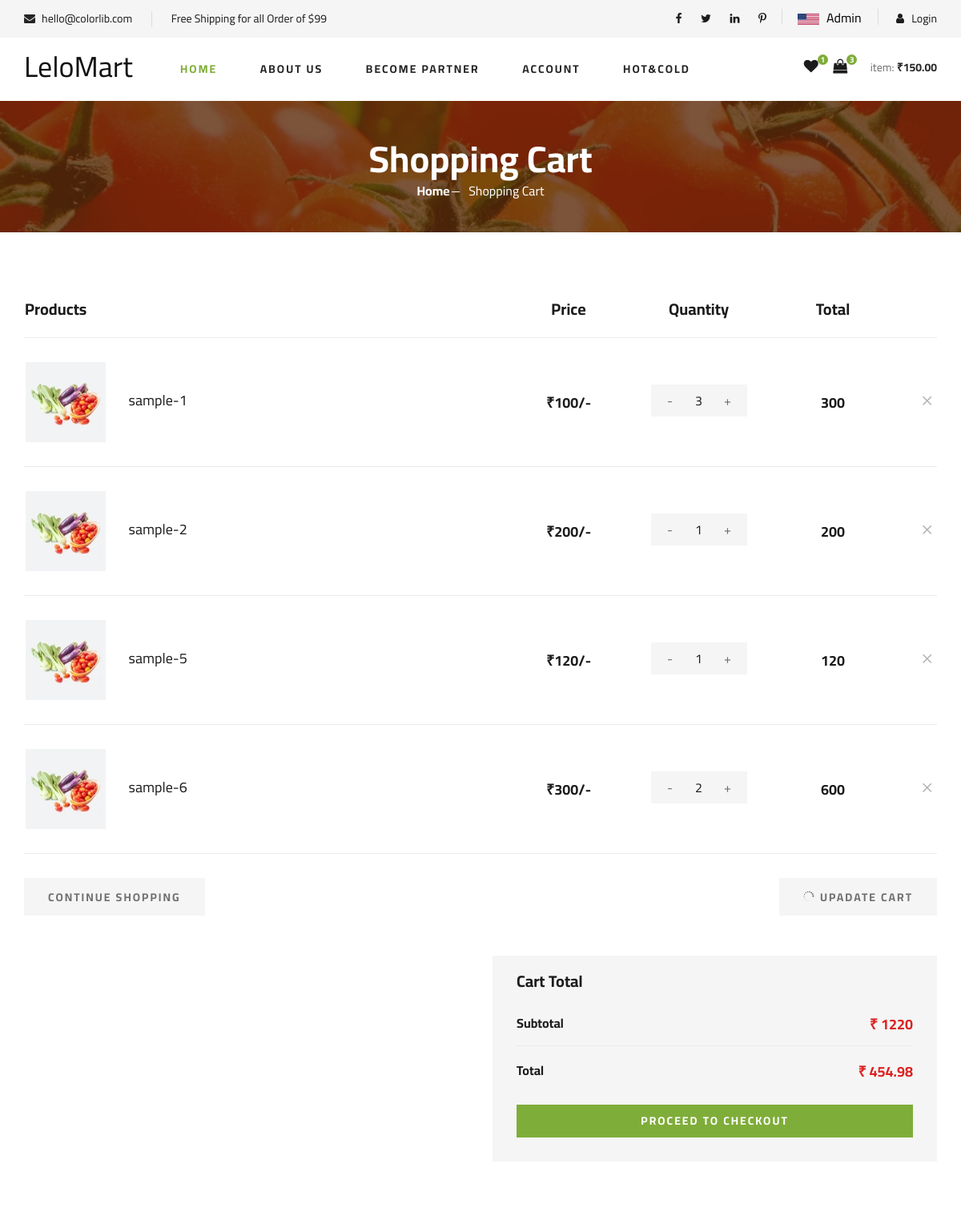
The page /recipt (signed in, upper part) on the database as committed earlier.
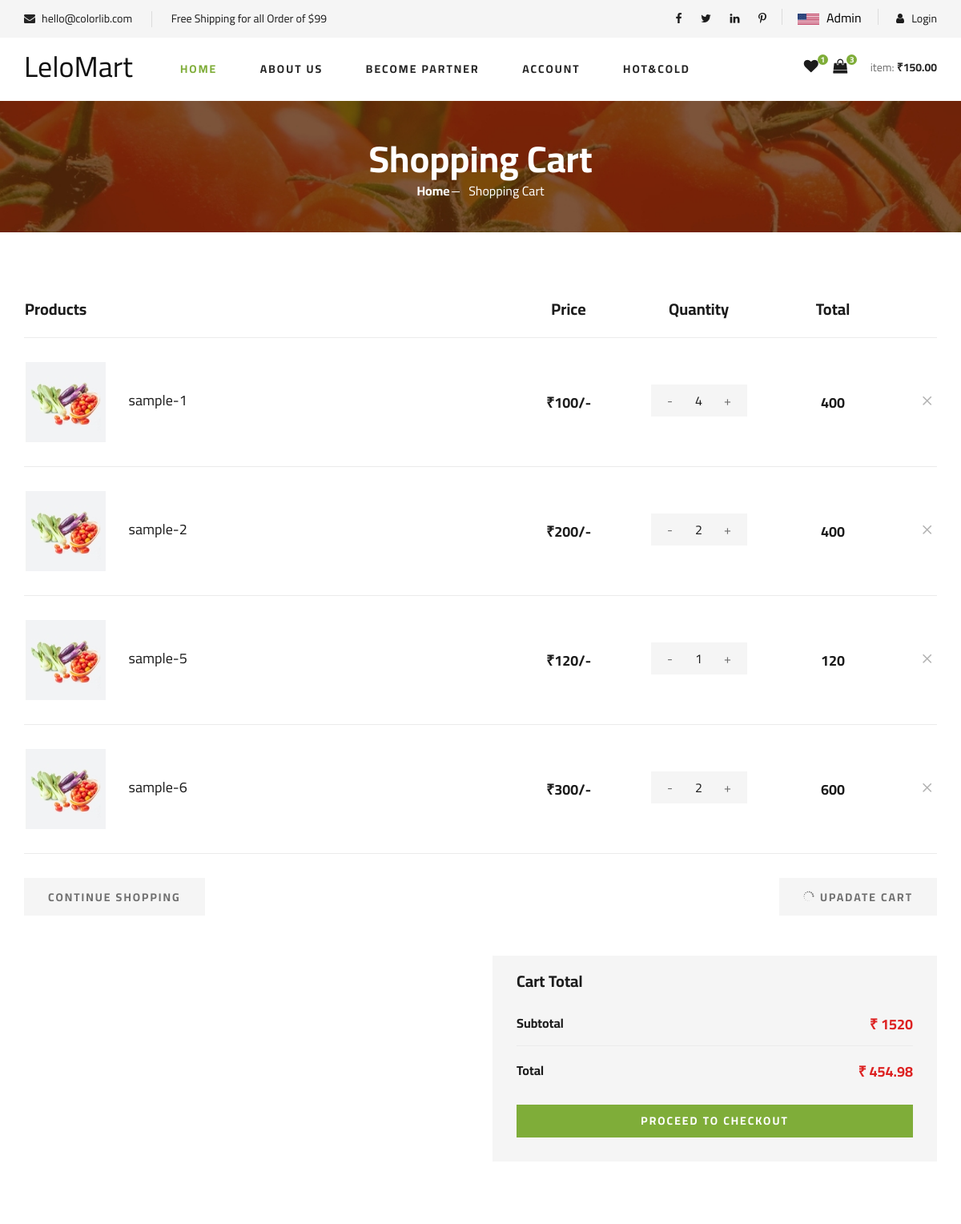
The same page on the database as committed later.
### basic/models.py (models this page shows, shortened)
class OrderItem(models.Model):
    user = models.ForeignKey(User , on_delete=models.CASCADE)
    item = models.ForeignKey(Item , on_delete=models.CASCADE)
    ordered = models.BooleanField(default=False)
    quantity = models.IntegerField(default=1)
    def get_total(self):
        return self.item.price * self.quantity

class Item(models.Model):
    name = models.CharField(max_length=1000 )
    price = models.IntegerField(default=0)
    rating = models.FloatField(default=0)
    desc = models.TextField(null=True , blank=True)
    pTime = models.IntegerField(default=0)
    category = models.ForeignKey(Category , on_delete=models.CASCADE)

class Order(models.Model):
    ordered_date = models.DateTimeField(auto_now_add=True)
    ordered = models.BooleanField(default=False)
    user = models.ForeignKey(User , on_delete=models.CASCADE)
    items = models.ManyToManyField(OrderItem )
    def get_final_price(self):
        total = 0
        for i in self.items.all():
            total = total + i.get_total()
        return total

### basic/views.py (the view)
# urls.py: path('recipt' , views.recipt , name='recipt'),
def recipt(request):
    if request.user.is_authenticated:
        order = Order.objects.filter(user = request.user , ordered=False).first()
    else:
        order = None
    params = {
        'order': order
    }
    return render(request , 'basic/cart.html', params)

### basic/templates/basic/cart.html (shortened to what this page needs)
{% extends 'basic/base.html' %}
{% load static %}
{% block content %}
<section class="breadcrumb-section set-bg" data-setbg="{% static 'img/breadcrumb.jpg' %}">
        <div class="container">
            <div class="row">
                <div class="col-lg-12 text-center">
                    <div class="breadcrumb__text">
                        <h2>Shopping Cart</h2>
                        <div class="breadcrumb__option">
                            <a href="{% url 'homepage' %}">Home</a>
                            <span>Shopping Cart</span>
                        </div>
                    </div>
                </div>
            </div>
        </div>
    </section>
    <section class="shoping-cart spad">
        <div class="container">
            <div class="row">
                <div class="col-lg-12">
                    <div class="shoping__cart__table">
                        <table>
                            <thead>
                                <tr>
                                    <th class="shoping__product">Products</th>
                                    <th>Price</th>
                                    <th>Quantity</th>
                                    <th>Total</th>
                                    <th></th>
                                </tr>
                            </thead>
                            <tbody>
                            {% for i in order.items.all %}
                                <tr>
                                    <td class="shoping__cart__item">
                                        <img src="img/cart/cart-1.jpg" alt="">
                                        <h5>{{i.item.name}}</h5>
                                    </td>
                                    <td class="shoping__cart__price">
                                         ₹{{i.item.price}}/-
                                    </td>
                                    <td class="shoping__cart__quantity">
                                        <div class="quantity">
                                            <div class="pro-qty">
                                                <input type="text" value="{{i.quantity}}">
                                            </div>
                                        </div>
                                    </td>
                                    <td class="shoping__cart__total">
                                        {{i.get_total}}
                                    </td>
                                    <td class="shoping__cart__item__close">
                                        <span class="icon_close"></span>
                                    </td>
                                </tr>
                            {% endfor %}
                            </tbody>
                        </table>
                    </div>
                </div>
            </div>
            <div class="row">
                <div class="col-lg-12">
                    <div class="shoping__cart__btns">
                        <a href="{% url 'homepage' %}" class="primary-btn cart-btn">CONTINUE SHOPPING</a>
                        <a href="#" class="primary-btn cart-btn cart-btn-right"><span class="icon_loading"></span>
                            Upadate Cart</a>
                    </div>
                </div>
                <div class="col-lg-6">
                </div>
                <div class="col-lg-6">
                    <div class="shoping__checkout">
                        <h5>Cart Total</h5>
                        <ul>
                            <li>Subtotal <span>₹ {{order.get_final_price}}</span></li>
                            <li>Total <span>₹ 454.98</span></li>
                        </ul>
                        <a href="#" class="primary-btn">PROCEED TO CHECKOUT</a>
                    </div>
                </div>
            </div>
        </div>
    </section>
{% endblock content %}

Rows that differ between the two databases and show on the page:
changed OrderItem "sample-1": quantity "3" → "4"; get_total "300" → "400"
changed OrderItem "sample-2": quantity "1" → "2"; get_total "200" → "400"
changed through a linked row, Order: get_final_price "1220" → "1520"
